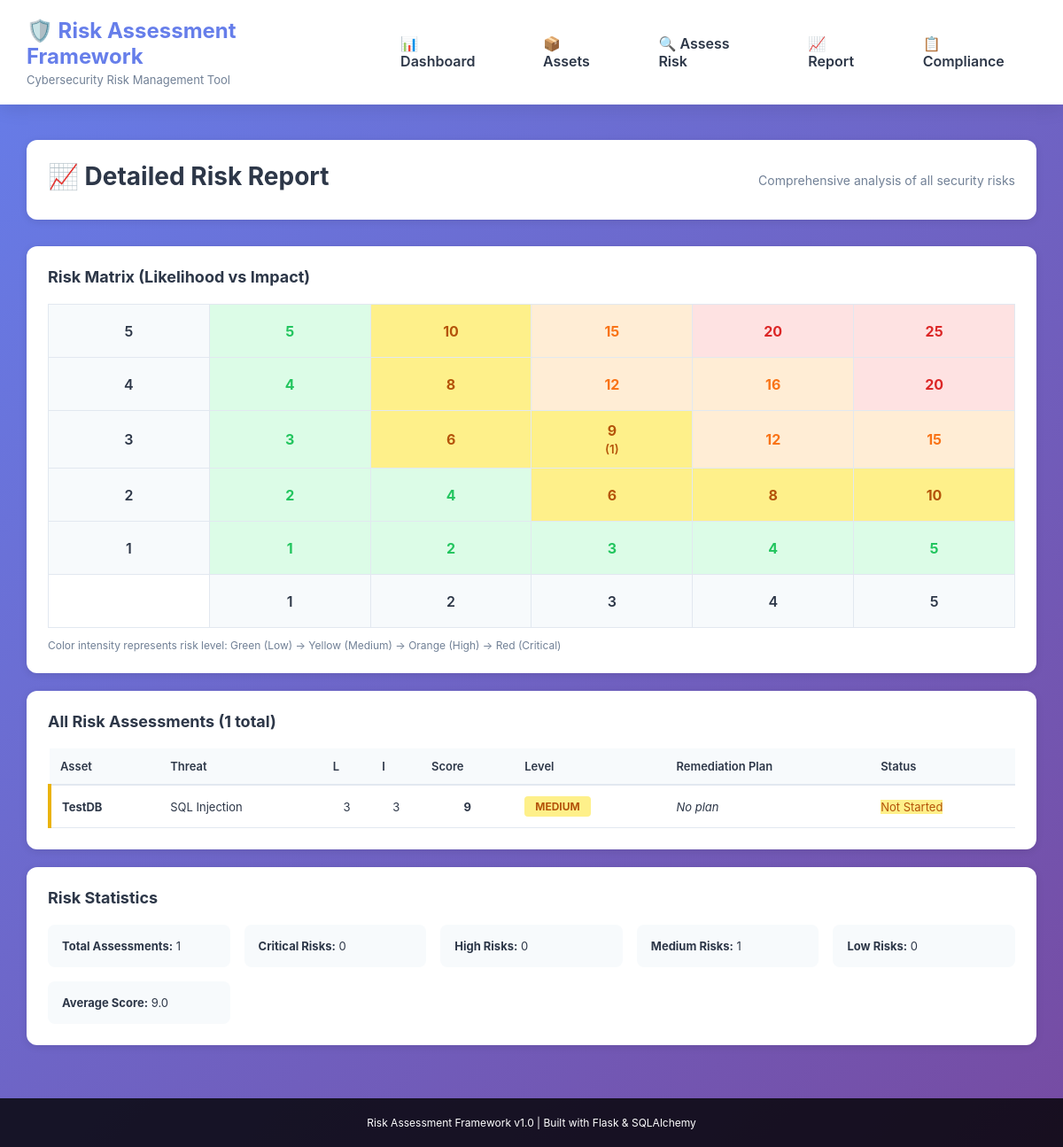
The page /report on the database as committed earlier.
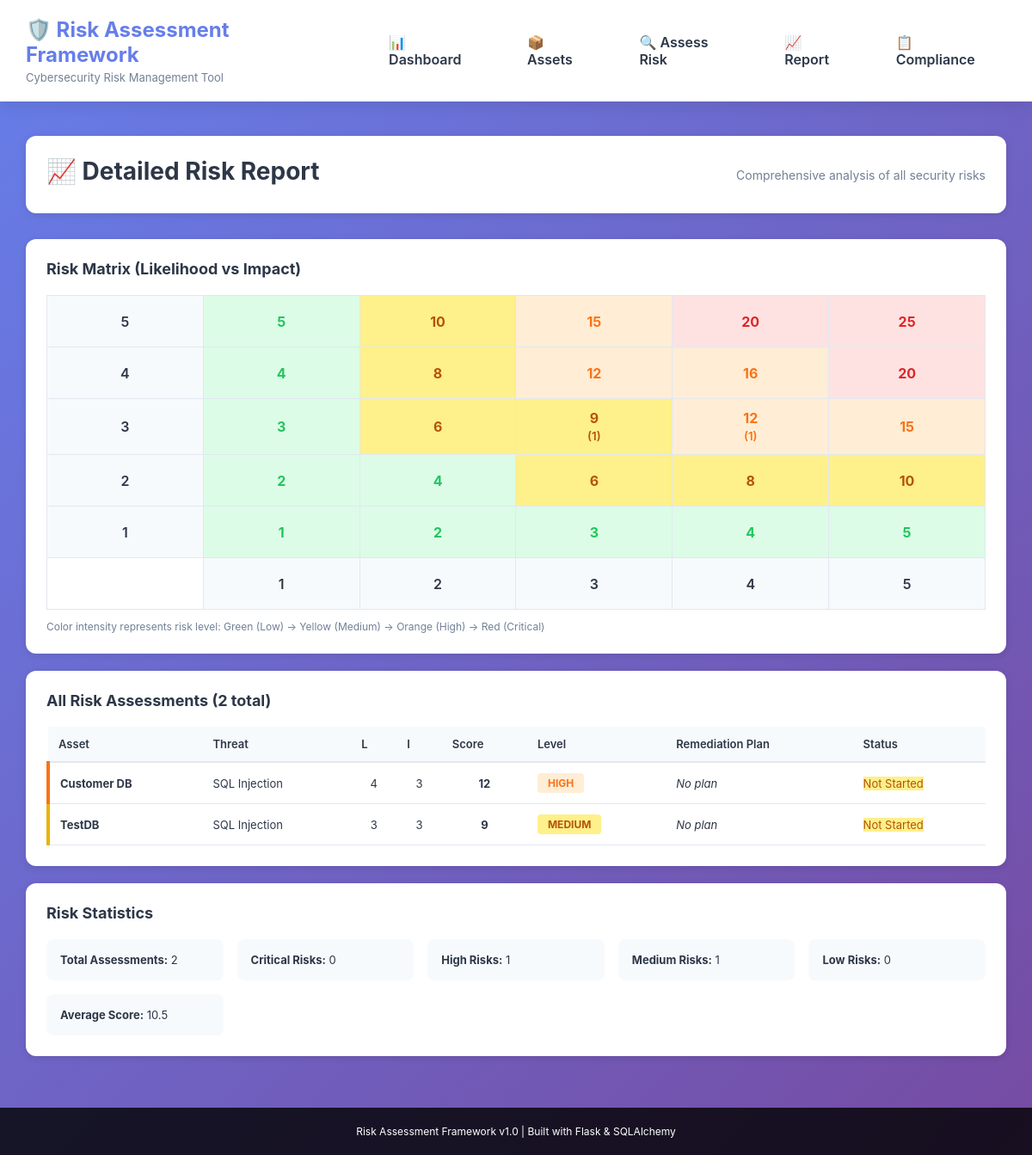
The same page on the database as committed later.
### app.py (models this page shows, shortened)
class Assessment(db.Model):
    id = db.Column(db.Integer, primary_key=True)
    asset_id = db.Column(db.Integer, db.ForeignKey('asset.id'), nullable=False)
    threat_id = db.Column(db.Integer, db.ForeignKey('threat.id'), nullable=False)
    likelihood = db.Column(db.Integer, nullable=False)  # 1-5
    impact = db.Column(db.Integer, nullable=False)      # 1-5
    risk_score = db.Column(db.Integer)                  # Calculated
    risk_level = db.Column(db.String(20))               # Critical, High, Medium, Low
    remediation_plan = db.Column(db.Text)
    remediation_status = db.Column(db.String(20), default='not_started')
    created_at = db.Column(db.DateTime, default=datetime.utcnow)
    threat = db.relationship('Threat', backref='assessments')

class Asset(db.Model):
    id = db.Column(db.Integer, primary_key=True)
    name = db.Column(db.String(100), nullable=False, unique=True)
    description = db.Column(db.Text)
    asset_type = db.Column(db.String(50), nullable=False)
    criticality = db.Column(db.String(20), default='medium')
    owner = db.Column(db.String(100))
    created_at = db.Column(db.DateTime, default=datetime.utcnow)
    assessments = db.relationship('Assessment', backref='asset', lazy=True, cascade='all, delete-orphan')

class Threat(db.Model):
    id = db.Column(db.Integer, primary_key=True)
    name = db.Column(db.String(100), nullable=False, unique=True)
    description = db.Column(db.Text)
    category = db.Column(db.String(50), nullable=False)

### app.py (the view)
@app.route('/report')
def report():
    assessments = Assessment.query.order_by(Assessment.risk_score.desc()).all()
    matrix = {}
    for i in range(1, 6):
        for j in range(1, 6):
            matrix[f'{i}_{j}'] = []
    for a in assessments:
        key = f'{a.likelihood}_{a.impact}'
        if key in matrix:
            matrix[key].append(a)
    return render_template('report.html', assessments=assessments, matrix=matrix)

### templates/report.html (shortened to what this page needs)
{% extends "base.html" %}
{% block content %}
<div class="page-header">
    <h2>📈 Detailed Risk Report</h2>
    <p>Comprehensive analysis of all security risks</p>
</div>
{% if assessments %}
    <div class="card">
        <h3>Risk Matrix (Likelihood vs Impact)</h3>
        <div class="risk-matrix">
            <table class="matrix-table">
                <tbody>
                    {% for impact in [5, 4, 3, 2, 1] %}
                        <tr>
                            <td class="matrix-label">{{ impact }}</td>
                            {% for likelihood in [1, 2, 3, 4, 5] %}
                                <td class="matrix-cell matrix-score-{{ likelihood * impact }}">
                                    <strong>{{ likelihood * impact }}</strong>
                                    {% if matrix.get(likelihood ~ '_' ~ impact) %}
                                        <br><small>({{ matrix[likelihood ~ '_' ~ impact]|length }})</small>
                                    {% endif %}
                                </td>
                            {% endfor %}
                        </tr>
                    {% endfor %}
                    <tr>
                        <td></td>
                        {% for i in range(1, 6) %}
                            <td class="matrix-label">{{ i }}</td>
                        {% endfor %}
                    </tr>
                </tbody>
            </table>
            <p class="matrix-info">Color intensity represents risk level: Green (Low) → Yellow (Medium) → Orange (High) → Red (Critical)</p>
        </div>
    </div>
    <div class="card">
        <h3>All Risk Assessments ({{ assessments|length }} total)</h3>
        <table class="data-table">
            <thead>
                <tr>
                    <th>Asset</th>
                    <th>Threat</th>
                    <th>L</th>
                    <th>I</th>
                    <th>Score</th>
                    <th>Level</th>
                    <th>Remediation Plan</th>
                    <th>Status</th>
                </tr>
            </thead>
            <tbody>
                {% for assessment in assessments %}
                    <tr class="risk-row-{{ assessment.risk_level }}">
                        <td><strong>{{ assessment.asset.name }}</strong></td>
                        <td>{{ assessment.threat.name }}</td>
                        <td class="center">{{ assessment.likelihood }}</td>
                        <td class="center">{{ assessment.impact }}</td>
                        <td class="center"><strong>{{ assessment.risk_score }}</strong></td>
                        <td>
                            <span class="badge badge-{{ assessment.risk_level }}">
                                {{ assessment.risk_level.upper() }}
                            </span>
                        </td>
                        <td>
                            {% if assessment.remediation_plan %}
                                {{ assessment.remediation_plan[:50] }}...
                            {% else %}
                                <em>No plan</em>
                            {% endif %}
                        </td>
                        <td>
                            <span class="status-{{ assessment.remediation_status }}">
                                {{ assessment.remediation_status.replace('_', ' ').title() }}
                            </span>
                        </td>
                    </tr>
                {% endfor %}
            </tbody>
        </table>
    </div>
    <div class="card">
        <h3>Risk Statistics</h3>
        <div class="stats-grid">
            <div class="stat-item">
                <strong>Total Assessments:</strong> {{ assessments|length }}
            </div>
            <div class="stat-item">
                <strong>Critical Risks:</strong> {{ assessments|selectattr('risk_level', 'equalto', 'critical')|list|length }}
            </div>
            <div class="stat-item">
                <strong>High Risks:</strong> {{ assessments|selectattr('risk_level', 'equalto', 'high')|list|length }}
            </div>
            <div class="stat-item">
                <strong>Medium Risks:</strong> {{ assessments|selectattr('risk_level', 'equalto', 'medium')|list|length }}
            </div>
            <div class="stat-item">
                <strong>Low Risks:</strong> {{ assessments|selectattr('risk_level', 'equalto', 'low')|list|length }}
            </div>
            <div class="stat-item">
                <strong>Average Score:</strong> {{ "%.1f"|format(assessments|map(attribute='risk_score')|sum / assessments|length) }}
            </div>
        </div>
    </div>
{% else %}
    <div class="empty-state">
        <p>No assessments yet. <a href="{{ url_for('assess') }}">Create one now!</a></p>
    </div>
{% endif %}
{% endblock %}

### templates/base.html (shortened to what this page needs)
<!DOCTYPE html>
<html lang="en">
<head>
    <link rel="stylesheet" href="{{ url_for('static', filename='style.css') }}">
</head>
<body>
    <div class="container">
        <header>
            <div class="header-content">
                <div class="logo">
                    <h1>🛡️ Risk Assessment Framework</h1>
                    <p>Cybersecurity Risk Management Tool</p>
                </div>
                <nav>
                    <a href="{{ url_for('index') }}" class="nav-link">📊 Dashboard</a>
                    <a href="{{ url_for('assets') }}" class="nav-link">📦 Assets</a>
                    <a href="{{ url_for('assess') }}" class="nav-link">🔍 Assess Risk</a>
                    <a href="{{ url_for('report') }}" class="nav-link">📈 Report</a>
                    <a href="{{ url_for('compliance_overview') }}" class="nav-link">📋 Compliance</a>
                </nav>
            </div>
        </header>
        <main>
            {% block content %}{% endblock %}
        </main>
        <footer>
            <p>Risk Assessment Framework v1.0 | Built with Flask & SQLAlchemy</p>
        </footer>
    </div>
</body>
</html>

### static/style.css (style rules this page uses)
* { margin: 0; padding: 0; box-sizing: border-box; }
:root { --primary: #667eea; --secondary: #764ba2; --danger: #f56565; --success: #48bb78; --warning: #ed8936; --critical: #dc2626; --high: #f97316; --medium: #eab308; --low: #22c55e; --text: #2d3748; --border: #e2e8f0; --light-bg: #f7fafc; }
body { font-family: -apple-system, BlinkMacSystemFont, 'Segoe UI', Roboto, Oxygen, Ubuntu, sans-serif; color: var(--text); background: linear-gradient(135deg, var(--primary) 0%, var(--secondary) 100%); min-height: 100vh; display: flex; flex-direction: column; }
.container { display: flex; flex-direction: column; min-height: 100vh; max-width: 1400px; margin: 0 auto; width: 100%; }
header { background: white; box-shadow: 0 4px 20px rgba(0, 0, 0, 0.1); position: sticky; top: 0; z-index: 100; }
.header-content { display: flex; justify-content: space-between; align-items: center; padding: 20px 30px; gap: 40px; }
.logo h1 { font-size: 24px; color: var(--primary); margin-bottom: 4px; }
.logo p { font-size: 13px; color: #718096; }
nav { display: flex; gap: 24px; }
.nav-link { text-decoration: none; color: var(--text); font-weight: 600; padding: 8px 16px; border-radius: 6px; transition: all 0.3s ease; }
main { flex: 1; padding: 40px 30px; }
.page-header { background: white; padding: 24px; border-radius: 12px; margin-bottom: 30px; box-shadow: 0 2px 8px rgba(0, 0, 0, 0.1); display: flex; justify-content: space-between; align-items: center; gap: 20px; }
.page-header h2 { font-size: 28px; margin-bottom: 8px; }
.page-header p { color: #718096; font-size: 14px; }
.card { background: white; border-radius: 12px; padding: 24px; margin-bottom: 20px; box-shadow: 0 2px 8px rgba(0, 0, 0, 0.1); }
.card h3 { margin-bottom: 20px; font-size: 18px; color: var(--text); }
.data-table { width: 100%; border-collapse: collapse; margin-top: 16px; }
.data-table thead { background: var(--light-bg); }
.data-table th { padding: 12px; text-align: left; font-weight: 600; color: var(--text); border-bottom: 2px solid var(--border); font-size: 13px; }
.data-table td { padding: 12px; border-bottom: 1px solid var(--border); font-size: 13px; }
.center { text-align: center; }
.risk-row-high { border-left: 4px solid var(--high); }
.risk-row-medium { border-left: 4px solid var(--medium); }
.badge { display: inline-block; padding: 4px 12px; border-radius: 4px; font-size: 12px; font-weight: 700; white-space: nowrap; }
.badge-high { background: #ffedd5; color: var(--high); }
.badge-medium { background: #fef08a; color: #b45309; }
.status-not_started { background: #fef08a; color: #b45309; }
.risk-matrix { overflow-x: auto; margin-top: 20px; }
.matrix-table { width: 100%; border-collapse: collapse; background: white; }
.matrix-table td { padding: 12px; text-align: center; font-weight: 600; width: 60px; height: 60px; border: 1px solid var(--border); }
.matrix-label { background: var(--light-bg); color: var(--text); }
.matrix-cell { cursor: pointer; transition: all 0.3s ease; }
.matrix-score-1, .matrix-score-2, .matrix-score-3, .matrix-score-4, .matrix-score-5 { background: #dcfce7; color: var(--low); }
.matrix-score-6, .matrix-score-7, .matrix-score-8, .matrix-score-9, .matrix-score-10, .matrix-score-11 { background: #fef08a; color: #b45309; }
.matrix-score-12, .matrix-score-13, .matrix-score-14, .matrix-score-15, .matrix-score-16, .matrix-score-17, .matrix-score-18, .matrix-score-19 { background: #ffedd5; color: var(--high); }
.matrix-score-20, .matrix-score-21, .matrix-score-22, .matrix-score-23, .matrix-score-24, .matrix-score-25 { background: #fee2e2; color: var(--critical); }
.matrix-info { margin-top: 12px; color: #718096; font-size: 12px; }
.stats-grid { display: grid; grid-template-columns: repeat(auto-fit, minmax(200px, 1fr)); gap: 16px; margin-top: 20px; }
.stat-item { padding: 16px; background: var(--light-bg); border-radius: 8px; font-size: 13px; }
footer { background: rgba(0, 0, 0, 0.8); color: white; text-align: center; padding: 20px; font-size: 12px; margin-top: auto; }

Rows that differ between the two databases and show on the page:
added Assessment: asset.name "Customer DB", threat.name "SQL Injection", likelihood "4", impact "3", risk_score "12", risk_level "HIGH", remediation_plan "No plan", remediation_status.replace "Not Started"
Other text that changed with them:
{{ assessments|length }}: "1" → "2"
{{ assessments|selectattr('risk_level', 'equalto', 'high')|list|length }}: "0" → "1"
list line gone: "12"
new list line: "12 ( 1 )"
text no longer shown: "9.0"
text now shown: "10.5"
